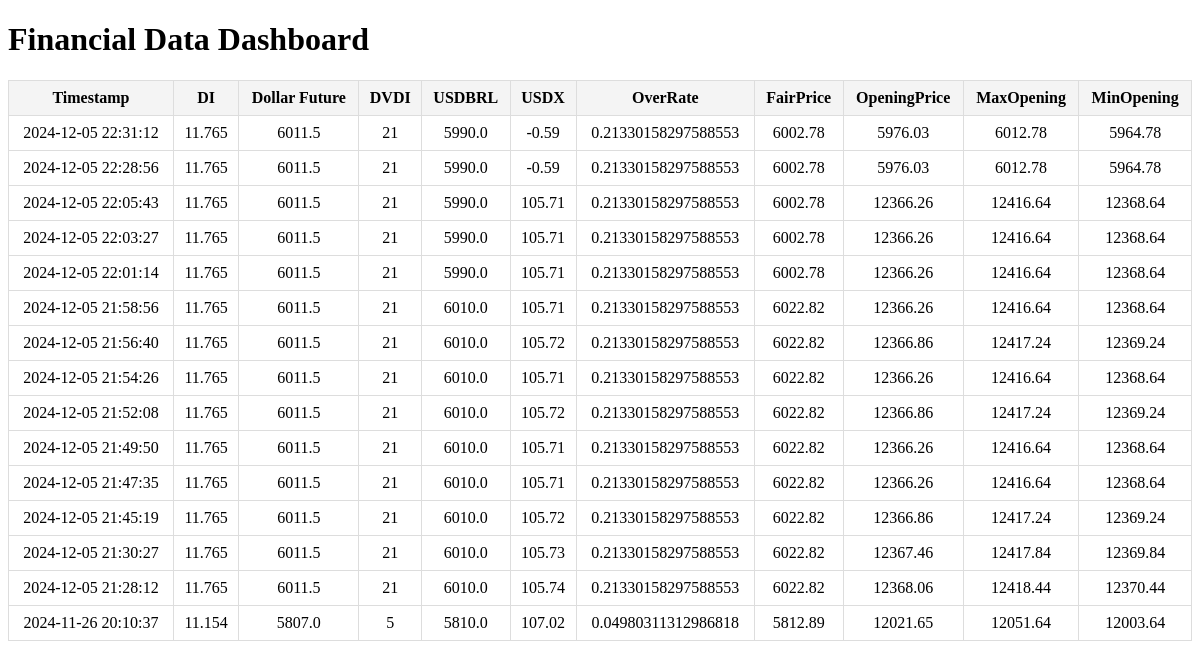
The app's page /, older data.
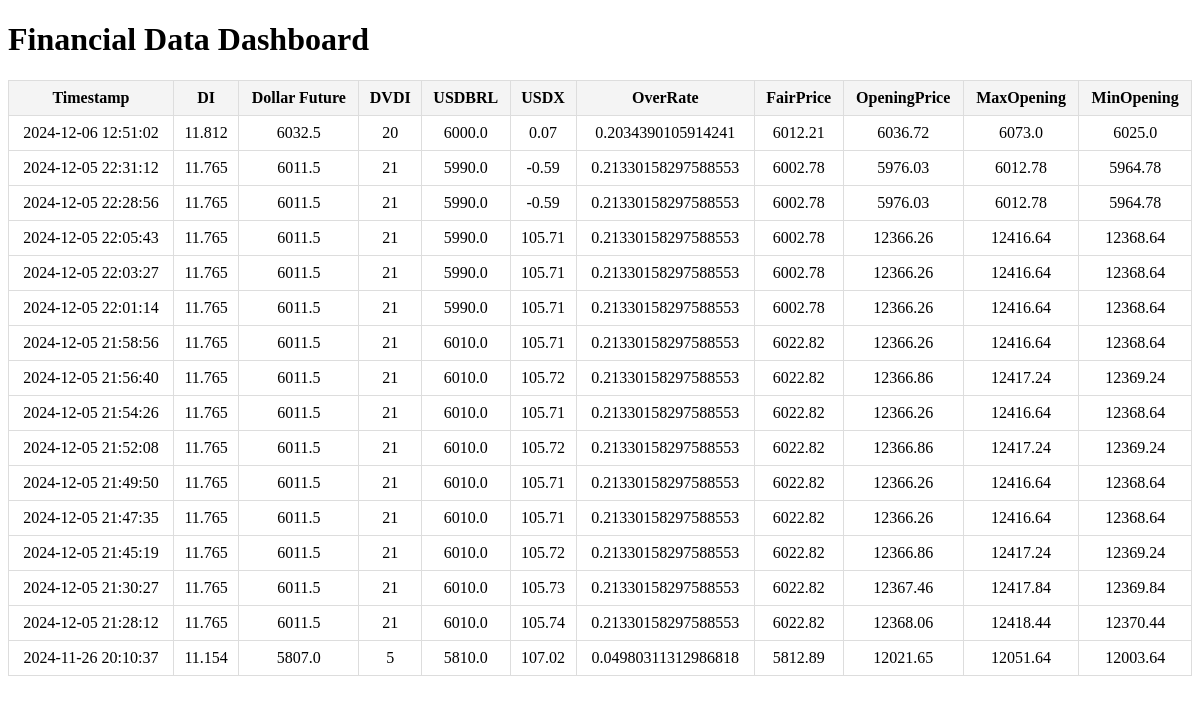
The same page, newer data.
### tables this page shows
CREATE TABLE financial_data (
            id INTEGER PRIMARY KEY AUTOINCREMENT,
            timestamp DATETIME DEFAULT CURRENT_TIMESTAMP,
            di REAL,
            dolfut REAL,
            dvdi INTEGER,
            usdbrl REAL,
            usdx REAL,
            over_rate REAL,
            fair_price REAL,
            openingPrice REAL,
            max_open REAL,
            min_open REAL
        );

### app.py (the view)
@app.route('/')
def index():
    data = get_all_data()
    headers = [
        "Timestamp", "DI", "Dollar Future", "DVDI", "USDBRL", "USDX",
        "OverRate", "FairPrice", "OpeningPrice", "MaxOpening", "MinOpening"
    ]
    return render_template('index.html', headers=headers, data=data)

### app.py (called while the page is built)
def get_all_data():
    conn = sqlite3.connect('financial_data.db')
    cursor = conn.cursor()
    cursor.execute('''
        SELECT timestamp, di, dolfut, dvdi, usdbrl, usdx, over_rate, fair_price, openingPrice, max_open, min_open
        FROM financial_data
        ORDER BY timestamp DESC
    ''')
    data = cursor.fetchall()
    conn.close()
    return data

### templates/index.html (shortened to what this page needs)
<!DOCTYPE html>
<html lang="en">
<head>
</head>
<body>
    <h1>Financial Data Dashboard</h1>
    <table>
        <thead>
            <tr>
                {% for header in headers %}
                <th>{{ header }}</th>
                {% endfor %}
            </tr>
        </thead>
        <tbody>
            {% for row in data %}
            <tr>
                {% for item in row %}
                <td>{{ item }}</td>
                {% endfor %}
            </tr>
            {% endfor %}
        </tbody>
    </table>
</body>
</html>

Row changes from the older to the newer data that the page shows:
added financial_data: timestamp "2024-12-06 12:51:02", di "11.812", dolfut "6032.5", row "20", usdbrl "6000.0", usdx "0.07", over_rate "0.2034390105914241", fair_price "6012.21", openingPrice "6036.72", max_open "6073.0", min_open "6025.0"
